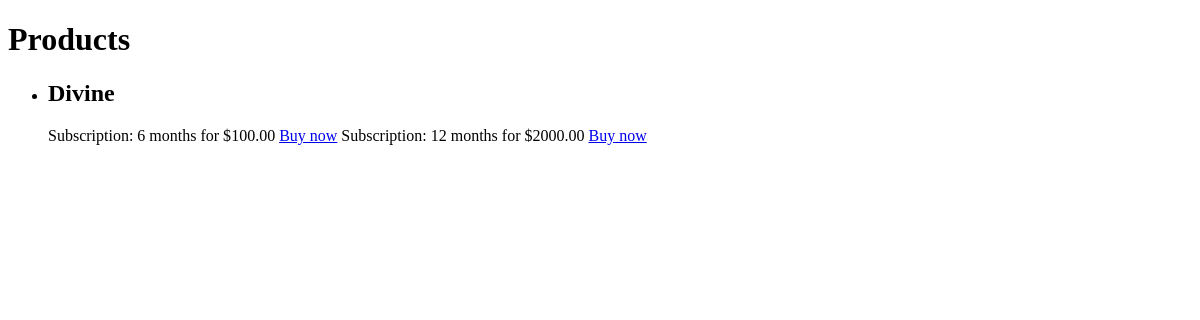
The page /products/Divine/ on the database as committed earlier.
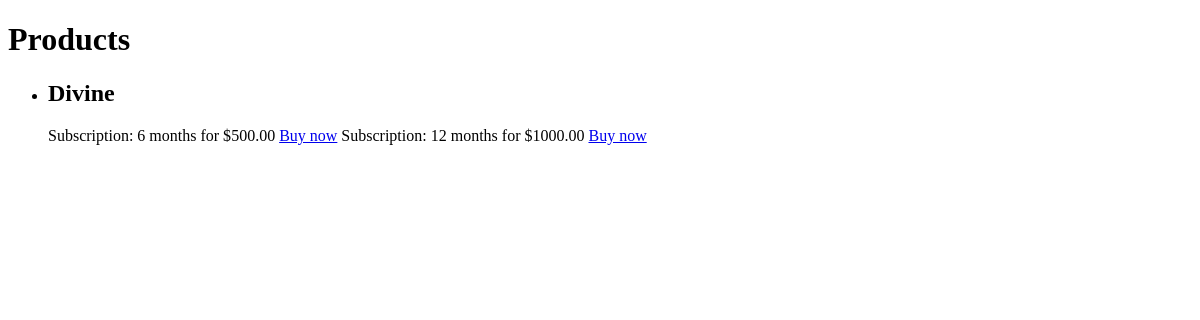
The same page on the database as committed later.
### mainapp/models.py (models this page shows, shortened)
class Product(models.Model):
    product_id = models.IntegerField(primary_key=True)
    name = models.CharField(max_length=100)
    remaining_stock = models.IntegerField(default=-1)
    class Meta:
        verbose_name_plural = 'Products'

class Subscription(models.Model):
    product = models.ForeignKey('Product', on_delete=models.CASCADE, null=True, blank=True)
    subscription_id = models.IntegerField(primary_key=True)
    duration = models.IntegerField(null=True, blank=True)
    price = models.DecimalField(max_digits=8, decimal_places=2, null=True, blank=True)
    class Meta:
        verbose_name_plural = 'Subscriptions'

### mainapp/views.py (the view)
# urls.py: path('products/<str:p_name>/', mainapp.product_detail, name='product_detail'),
def product_detail(request, p_name):
    product = get_object_or_404(Product, name=p_name.capitalize())
    subscriptions = product.subscription_set.all()
    return render(request, 'product.html', {'product': product, 'subscriptions': subscriptions})

### mainapp/templates/product.html (shortened to what this page needs)
<!DOCTYPE html>
<html lang="en">
  <head>
  </head>
  <body>
    <h1>Products</h1>
  <ul>
      <li>
        <h2>{{ product.name }}</h2>
        {% for subscription in subscriptions %}
              Subscription: {{ subscription.duration }} months for ${{ subscription.price }}
              <a href="checkout/{{subscription.subscription_id}}">Buy now</a>
        {% endfor %}
      </li>
  </ul>
  </body>
</html>

Rows that differ between the two databases and show on the page:
removed Subscription: duration "6", price "100.00"
removed Subscription: duration "12", price "2000.00"
added Subscription: duration "6", price "500.00"
added Subscription: duration "12", price "1000.00"
